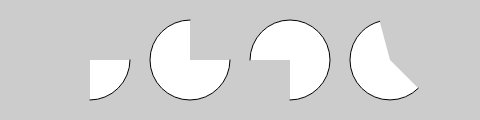
Frame 1 (no input)
Frame 60 (no input): identical to frame 1, image omitted
Frame 120 (the mouse pressed at the canvas centre since frame 60): identical to frame 1, image omitted

The p5.js sketch that drew this single still picture (run headless with seeded random() and noise() and a simulated clock; from frame 60 on, the mouse is pressed at the canvas centre):

// p5.js sketch
// ── sketch.js
function setup() {
  createCanvas(480,120);
}

function draw() {
  background(204);
  arc(90, 60, 80, 80, 0, radians(90));
  arc(190, 60, 80, 80, 0, radians(270));
  arc(290, 60, 80, 80, radians(180), radians(450));
  arc(390, 60, 80, 80, radians(45), radians(255));


}
